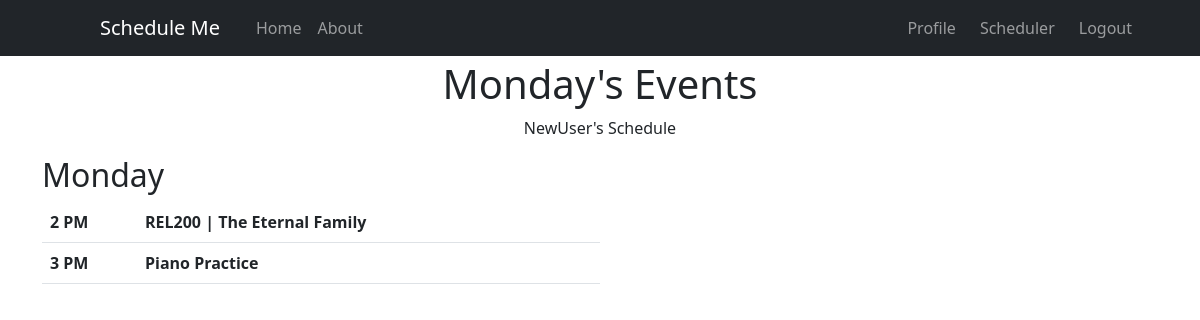
The page /scheduler/event_day/Monday (signed in) on the database its author committed.
### schedule/models.py (models this page shows, shortened)
class Event(models.Model):
    TIME_CHOICES = (
        (0, '12 AM'), (1, '1 AM'), (2, '2 AM'), (3, '3 AM'),
        (4, '4 AM'), (5, '5 AM'), (6, '6 AM'), (7, '7 AM'),
        (8, '8 AM'), (9, '9 AM'), (10, '10 AM'), (11, '11 AM'),
        (12, '12 PM'), (13, '1 PM'), (14, '2 PM'), (15, '3 PM'),
        (16, '4 PM'), (17, '5 PM'), (18, '6 PM'), (19, '7 PM'),
        (20, '8 PM'), (21, '9 PM'), (22, '10 PM'), (23, '11 PM'),
    )
    DAY_CHOICES = (
        ('Sunday', 'Sunday'),
        ('Monday', 'Monday'),
        ('Tuesday', 'Tuesday'),
        ('Wednesday', 'Wednesday'),
        ('Thursday', 'Thursday'),
        ('Friday', 'Friday'),
        ('Saturday', 'Saturday'),
    )
    title = models.CharField(max_length=50)
    time = models.IntegerField(choices=TIME_CHOICES)
    day = models.CharField(max_length=9, choices=DAY_CHOICES)
    creator = models.ForeignKey(User, on_delete=models.CASCADE)

### users/views.py (the view)
# urls.py: path('scheduler/event_day/<str:day>', user_views.event_day, name='event_day'),
@login_required
def event_day(request, day):
    event_list = Event.objects.all().filter(day__contains=day, creator=request.user.id).order_by('time')
    context = {
        'events': event_list,
        'day': day,
    }
    return render(request, 'schedule/event_day.html', context)

### schedule/templates/schedule/event_day.html
{% extends "schedule/base.html" %}
{% block content %}
{% if events %}
    <h1 class='text-center'>{{ day }}'s Events</h1><p class='text-center'>{{ user.username }}'s Schedule</p>
    <h2>{{ day }}</h2>
    <table class="table", style="width: 50%">
    {% for event in events %}
            <tr><th id="time">{{ event.get_time_display }}</th><th>{{ event.title }}</th></tr>
    {% endfor %}
    </table>
{% else %}
    <p>No event list</p>
{% endif %}
{% endblock content %}

### schedule/static/css/styles.css (style rules this page uses)
th#time { width: 95px; height:40 px; margin-left: 50px; }

### rows shown on the page
Event: time "2 PM", title "REL200 | The Eternal Family"
Event: time "3 PM", title "Piano Practice"

### other values the page prints
{{ day }} "Monday"
{{ user.username }} "NewUser"
